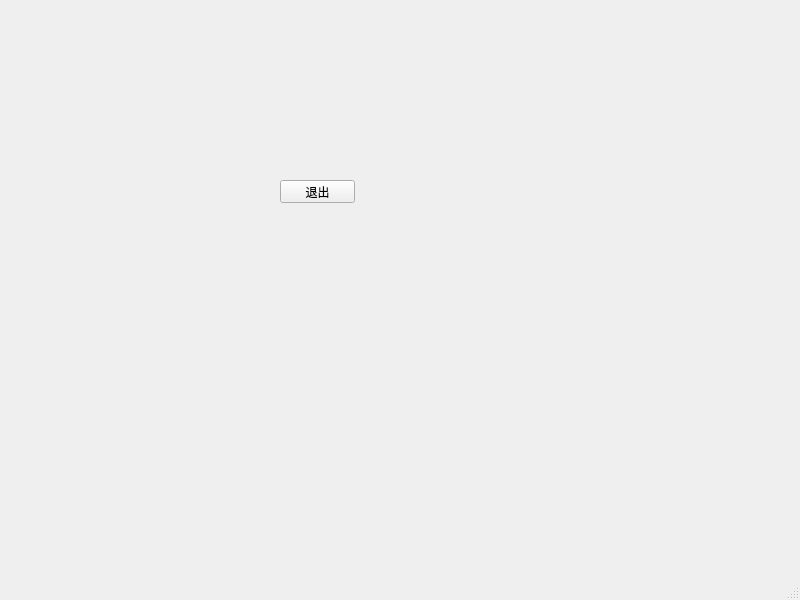
<?xml version="1.0" encoding="UTF-8"?>
<ui version="4.0">
 <class>MainWindow</class>
 <widget class="QMainWindow" name="MainWindow">
  <property name="geometry">
   <rect>
    <x>0</x>
    <y>0</y>
    <width>800</width>
    <height>600</height>
   </rect>
  </property>
  <property name="windowTitle">
   <string>Window with ICO</string>
  </property>
  <property name="windowIcon">
   <iconset>
    <normaloff>../stock.ico</normaloff>../stock.ico</iconset>
  </property>
  <widget class="QWidget" name="centralwidget">
   <widget class="QPushButton" name="pushButton">
    <property name="geometry">
     <rect>
      <x>280</x>
      <y>180</y>
      <width>75</width>
      <height>23</height>
     </rect>
    </property>
    <property name="text">
     <string>退出</string>
    </property>
   </widget>
  </widget>
  <widget class="QMenuBar" name="menubar">
   <property name="geometry">
    <rect>
     <x>0</x>
     <y>0</y>
     <width>800</width>
     <height>21</height>
    </rect>
   </property>
  </widget>
  <widget class="QStatusBar" name="statusbar"/>
 </widget>
 <resources/>
 <connections>
  <connection>
   <sender>pushButton</sender>
   <signal>clicked()</signal>
   <receiver>MainWindow</receiver>
   <slot>close()</slot>
   <hints>
    <hint type="sourcelabel">
     <x>311</x>
     <y>211</y>
    </hint>
    <hint type="destinationlabel">
     <x>312</x>
     <y>250</y>
    </hint>
   </hints>
  </connection>
 </connections>
</ui>
